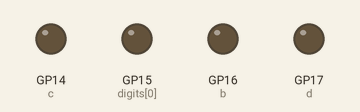
The program below on a simulated Raspberry Pi Pico running MicroPython. Shown: output pins drawn as LEDs (lit = HIGH).

Above: at 0.2 s.
At 1.2 s:
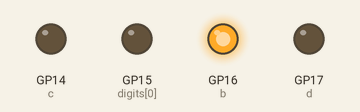
At 1.7 s:
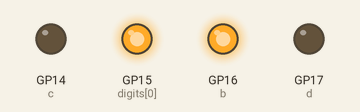
At 2.7 s:
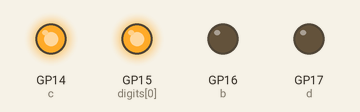
At 4.2 s:
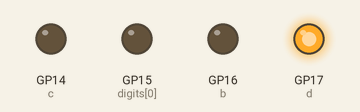
At 5.7 s:
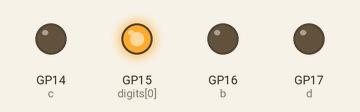
Timing chart, 0 to 6.5 s (numbered marks = the images above):
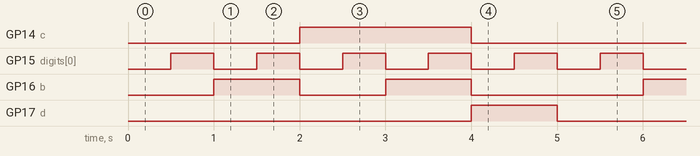

The program:

test2.py
```python
from machine import Pin
import time

digits=(15,16,14,17)


latch=Pin(20,Pin.OUT)
latch.low()
a=Pin(digits[0],Pin.OUT)
b=Pin(digits[1],Pin.OUT)
c=Pin(digits[2],Pin.OUT)
d=Pin(digits[3],Pin.OUT)


def int2bcd(input):
    bcd= "{:0>4}".format(str(bin(input))[2:])
    return bcd


def seg_show(n):

    #d is most significant bit
    #0001 = 8
    val=int2bcd(n)
    #print(val)
    a.value(int(val[3]))
    b.value(int(val[2]))
    c.value(int(val[1]))
    d.value(int(val[0]))

while True:
  for i in range(0,10):
    num=int2bcd(i)
    #print(num+" a="+num[0]+" b="+num[1]+" c="+num[2]+" d="+num[3])
    seg_show(i)
    time.sleep(0.5)
    
```

Measured:
- by itself, GP14 (c): alternates HIGH for 2.0 s and LOW for 3.0 s
- by itself, GP15 (digits[0]): alternates HIGH for 0.50 s and LOW for 0.50 s
- by itself, GP16 (b): repeats every 5.0 s: LOW 1.0 s, HIGH 1.0 s, LOW 2.0 s, HIGH 1.0 s
- by itself, GP17 (d): alternates HIGH for 1.0 s and LOW for 4.0 s
